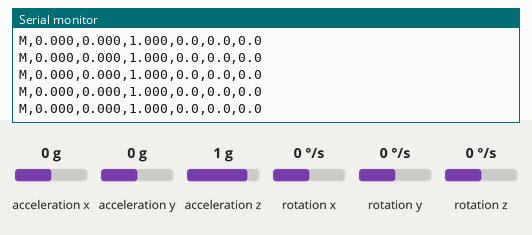
This sketch was run on a simulated Arduino Uno, built with avr-gcc and run on an emulated ATmega328P. On the bench: the last lines printed to the serial monitor. Wiring (inferred from the names in the program): MPU-6050 motion sensor at I2C address 0x68. Inputs (shaded band) come from the test bench; at power-on: acceleration z 1 g, acceleration x 0 g, acceleration y 0 g, rotation x 0 °/s, rotation y 0 °/s, rotation z 0 °/s.

Above: at 2.3 s.
2.4 s: acceleration z set to 0 g
At 3.3 s:
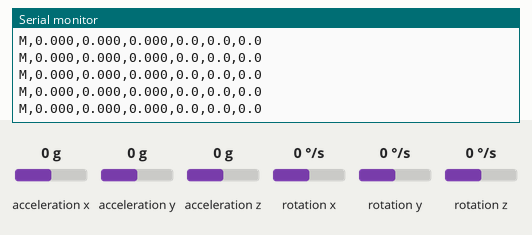
5.4 s: acceleration x set to -1.4 g
At 6.4 s:
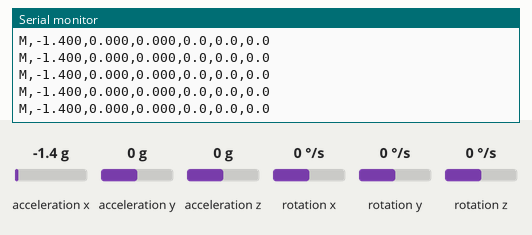
8.4 s: acceleration y set to -1.4 g
At 8.9 s:
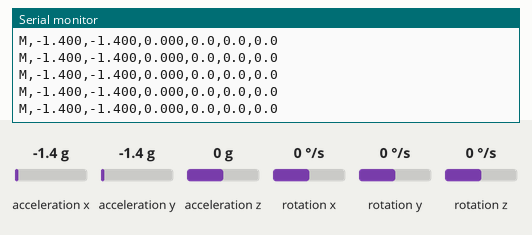
9.9 s: rotation x set to -192 °/s
At 10.9 s:
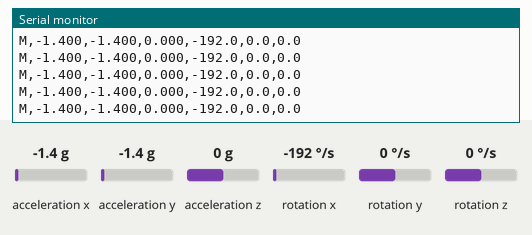
11.4 s: rotation y set to -192 °/s
At 12.4 s:
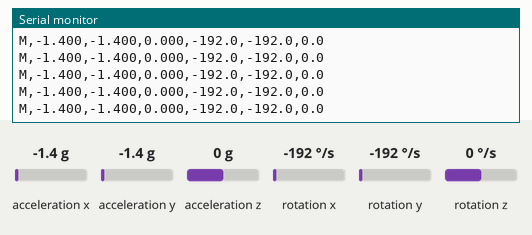

The sketch:

steady_mpu6050.ino
```cpp
// Steady — Arduino UNO + MPU6050 demo.
//
// Talks to the MPU6050 over I2C directly (no library to install) and prints the
// same text lines the UNO Q relay uses, so the dashboard reads it over USB:
//
//   I,UNO-MPU1,1.2.0           device id and firmware, every 2 s
//   M,ax,ay,az,gx,gy,gz        accel in g, gyro in deg/s — both real
//
// Wiring (MPU6050 breakout, AD0 tied low so the address is 0x68):
//
//   VCC -> 5V      GND -> GND
//   SDA -> A4      SCL -> A5
//   AD0 -> GND     (optional; most boards pull it low already)
//
// Keep the board still for the first second after reset: the sketch measures
// the gyro's zero-rate offset then. Ranges are ±8 g and ±250 °/s; readings are
// sent in g and °/s, so the dashboard doesn't care which range is set. Change
// ACCEL_LSB_PER_G / GYRO_LSB_PER_DPS if you edit the configuration registers.
//
// The MPU6050 is real, and so is fall detection: the board watches for
// weightlessness, then a hard impact, then a change of posture (checkFall()).
// Heart rate, battery and signal stay simulated on the server.

#include <Wire.h>

// Which I2C bus the MPU6050 sits on.
//   UNO Q: the pins labelled SDA/SCL are D20/D21 (plain Wire); A4/A5 are the
//          board's third bus (Wire2). beginSensor() probes both and keeps the one
//          that answers at 0x68, so either wiring works.
//   Classic UNO R3 / UNO WiFi Rev2: A4/A5 are the only bus.
#if defined(ARDUINO_ARCH_ZEPHYR)
static TwoWire *bus = &Wire;
static TwoWire *const altBus = &Wire2;
#else
static TwoWire *bus = &Wire;
static TwoWire *const altBus = nullptr;
#endif

const uint8_t MPU_ADDR = 0x68;
const uint8_t REG_CONFIG = 0x1A;
const uint8_t REG_GYRO_CONFIG = 0x1B;
const uint8_t REG_ACCEL_CONFIG = 0x1C;
const uint8_t REG_ACCEL_XOUT_H = 0x3B;
const uint8_t REG_PWR_MGMT_1 = 0x6B;
const uint8_t REG_WHO_AM_I = 0x75;

// ±8 g, so hard landings aren't clipped (at ±2 g the 3.0 g hard-impact rule could
// never fire), and ±250 °/s
const float ACCEL_LSB_PER_G = 4096.0;
const float GYRO_LSB_PER_DPS = 131.0;

const unsigned long SAMPLE_MS = 20;   // how often an M line is printed
const unsigned long DETECT_MS = 5;    // how often the sensor is read for fall detection
                                      // A landing spike lasts a few tens of ms, so it has
                                      // to be sampled far faster than the serial link.
const unsigned long INFO_MS = 2000;  // re-announce the device so the page can (re)connect
const uint16_t GYRO_SAMPLES = 200;   // zero-rate calibration at startup

float gyroBiasX = 0;
float gyroBiasY = 0;
float gyroBiasZ = 0;
bool ready = false;

// ---- Fall detection -------------------------------------------------------
// A drop is weightlessness followed by a hard impact. A real fall usually ends
// with the body lying at a different angle too, so a big posture change counts
// as a confirmation, but a board dropped flat lands without one: a very hard
// impact is enough on its own. The thresholds are a starting point; tune them
// against real drops.
const float FREEFALL_G = 0.60;         // |a| below this means nothing is holding it up
const float IMPACT_G = 1.8;            // spike when it lands
const unsigned long IMPACT_WINDOW_MS = 1200;
const unsigned long SETTLE_MS = 250;   // let the landing bounce die down
const float TILT_DELTA_MIN = 40.0;     // degrees of posture change
const float HARD_IMPACT_G = 3.0;       // a landing this hard counts even if it lands flat
const unsigned long FALL_COOLDOWN_MS = 5000;

bool inAir = false;
bool landing = false;
unsigned long airAt = 0;
unsigned long impactAt = 0;
unsigned long lastFall = 0;
float peakG = 0;
float uprightX = 0, uprightY = 0, uprightZ = 1;  // gravity while it is still supported
float preX = 0, preY = 0, preZ = 1;              // gravity just before the drop

static float norm3(float x, float y, float z) { return sqrtf(x * x + y * y + z * z); }

/** Angle in degrees between two gravity vectors */
static float tiltBetween(float ax, float ay, float az, float bx, float by, float bz) {
  const float na = norm3(ax, ay, az);
  const float nb = norm3(bx, by, bz);
  if (na < 0.3f || nb < 0.3f) return 0;
  float c = (ax * bx + ay * by + az * bz) / (na * nb);
  if (c > 1.0f) c = 1.0f;
  if (c < -1.0f) c = -1.0f;
  return acosf(c) * 180.0f / PI;
}

static void reportFall(float peak, float tilt) {
  lastFall = millis();
  int confidence = 55 + (int)((peak - IMPACT_G) * 12.0f) + (int)((tilt - TILT_DELTA_MIN) * 0.6f);
  if (confidence > 98) confidence = 98;
  if (confidence < 60) confidence = 60;
  Serial.print(F("F,"));
  Serial.print(peak, 1);
  Serial.print(',');
  Serial.print(tilt, 0);
  Serial.print(',');
  Serial.println(confidence);
}

static void checkFall(float ax, float ay, float az) {
  const unsigned long now = millis();
  const float g = norm3(ax, ay, az);

  if (now - lastFall < FALL_COOLDOWN_MS) return;

  if (!inAir && !landing) {
    if (g < FREEFALL_G) {
      inAir = true;
      airAt = now;
      peakG = 0;
      preX = uprightX; preY = uprightY; preZ = uprightZ;
      Serial.println(F("# weightless"));
    } else if (g > 0.7f) {
      uprightX = ax; uprightY = ay; uprightZ = az;
    }
    return;
  }

  if (inAir) {
    if (g > peakG) peakG = g;
    if (g > IMPACT_G && now - airAt <= IMPACT_WINDOW_MS) {
      inAir = false;
      landing = true;
      impactAt = now;
      Serial.print(F("# impact "));
      Serial.print(g, 1);
      Serial.println(F(" g"));
    } else if (now - airAt > IMPACT_WINDOW_MS) {
      inAir = false;  // a fast gesture, not a drop
    }
    return;
  }

  if (landing && now - impactAt >= SETTLE_MS) {
    landing = false;
    const float delta = tiltBetween(preX, preY, preZ, ax, ay, az);
    if (delta >= TILT_DELTA_MIN || peakG >= HARD_IMPACT_G) reportFall(peakG, delta);
  }
}

void writeRegister(uint8_t reg, uint8_t value) {
  bus->beginTransmission(MPU_ADDR);
  bus->write(reg);
  bus->write(value);
  bus->endTransmission();
}

uint8_t readRegister(uint8_t reg) {
  bus->beginTransmission(MPU_ADDR);
  bus->write(reg);
  if (bus->endTransmission(false) != 0) return 0;
  if (bus->requestFrom(MPU_ADDR, (uint8_t)1) != 1) return 0;
  return bus->read();
}

/** Reads accel, temperature and gyro in one burst. Returns false if the bus failed. */
bool readMotion(int16_t &ax, int16_t &ay, int16_t &az, int16_t &gx, int16_t &gy, int16_t &gz) {
  bus->beginTransmission(MPU_ADDR);
  bus->write(REG_ACCEL_XOUT_H);
  if (bus->endTransmission(false) != 0) return false;
  if (bus->requestFrom(MPU_ADDR, (uint8_t)14) != 14) return false;

  ax = (int16_t)((bus->read() << 8) | bus->read());
  ay = (int16_t)((bus->read() << 8) | bus->read());
  az = (int16_t)((bus->read() << 8) | bus->read());
  (void)((bus->read() << 8) | bus->read());  // temperature, not used
  gx = (int16_t)((bus->read() << 8) | bus->read());
  gy = (int16_t)((bus->read() << 8) | bus->read());
  gz = (int16_t)((bus->read() << 8) | bus->read());
  return true;
}

void calibrateGyro() {
  int32_t sx = 0, sy = 0, sz = 0;
  uint16_t counted = 0;
  for (uint16_t i = 0; i < GYRO_SAMPLES; i++) {
    int16_t ax, ay, az, gx, gy, gz;
    if (readMotion(ax, ay, az, gx, gy, gz)) {
      sx += gx;
      sy += gy;
      sz += gz;
      counted++;
    }
    delay(5);
  }
  if (!counted) return;
  gyroBiasX = (float)sx / counted;
  gyroBiasY = (float)sy / counted;
  gyroBiasZ = (float)sz / counted;
  Serial.print(F("# gyro bias (raw) "));
  Serial.print(gyroBiasX, 1);
  Serial.print(' ');
  Serial.print(gyroBiasY, 1);
  Serial.print(' ');
  Serial.println(gyroBiasZ, 1);
}

static bool probeBus(TwoWire *w) {
  w->begin();
  w->setClock(400000);
  w->beginTransmission(MPU_ADDR);
  if (w->endTransmission() != 0) return false;
  return readRegister(REG_WHO_AM_I) == 0x68;
}

bool beginSensor() {
  bus = &Wire;
  bool found = probeBus(bus);
  if (!found && altBus) {
    bus = altBus;
    found = probeBus(bus);
  }
  if (!found) {
    bus = &Wire;
    return false;
  }
  Serial.println(bus == altBus ? F("# MPU6050 on A4/A5 (Wire2)") : F("# MPU6050 on SDA/SCL (Wire)"));

  writeRegister(REG_PWR_MGMT_1, 0x00);  // wake up
  delay(50);
  writeRegister(REG_CONFIG, 0x03);       // 44 Hz digital low-pass filter
  writeRegister(REG_GYRO_CONFIG, 0x00);  // ±250 °/s
  writeRegister(REG_ACCEL_CONFIG, 0x10); // ±8 g (AFS_SEL=2), matches ACCEL_LSB_PER_G
  delay(20);
  calibrateGyro();
  return true;
}

void announce() {
  Serial.println(F("I,UNO-MPU1,1.2.0"));
}

void setup() {
  Serial.begin(115200);
  unsigned long started = millis();
  while (!Serial && millis() - started < 2000) {
    // wait for USB, harmless when nothing is listening
  }

  ready = beginSensor();
  if (!ready) {
    // Lines starting with '#' are ignored by the dashboard's parser
    Serial.println(F("# MPU6050 not found at 0x68. Check VCC/GND and the SDA/SCL wiring."));
  }
  announce();
}

void loop() {
  static unsigned long lastSample = 0;
  static unsigned long lastRead = 0;
  static unsigned long lastInfo = 0;
  static unsigned long lastRetry = 0;
  const unsigned long now = millis();

  if (!ready && now - lastRetry >= 5000) {
    lastRetry = now;
    ready = beginSensor();
    if (ready) {
      Serial.println(F("# MPU6050 connected"));
      announce();
    }
  }

  if (now - lastInfo >= INFO_MS) {
    announce();
    lastInfo = now;
  }

  if (now - lastRead < DETECT_MS) return;
  lastRead = now;

  int16_t rax, ray, raz, rgx, rgy, rgz;
  if (!readMotion(rax, ray, raz, rgx, rgy, rgz)) return;

  const float ax = rax / ACCEL_LSB_PER_G;
  const float ay = ray / ACCEL_LSB_PER_G;
  const float az = raz / ACCEL_LSB_PER_G;
  const float gx = (rgx - gyroBiasX) / GYRO_LSB_PER_DPS;
  const float gy = (rgy - gyroBiasY) / GYRO_LSB_PER_DPS;
  const float gz = (rgz - gyroBiasZ) / GYRO_LSB_PER_DPS;

  // Detection runs on every read; printing stays at the dashboard's rate.
  checkFall(ax, ay, az);

  if (now - lastSample < SAMPLE_MS) return;
  lastSample = now;

  Serial.print(F("M,"));
  Serial.print(ax, 3);
  Serial.print(',');
  Serial.print(ay, 3);
  Serial.print(',');
  Serial.print(az, 3);
  Serial.print(',');
  Serial.print(gx, 1);
  Serial.print(',');
  Serial.print(gy, 1);
  Serial.print(',');
  Serial.print(gz, 1);
  Serial.println();
}
```

Measured:
- after the input at 2.4 s, the serial monitor: prints a new line at once (image 1)
- after the input at 5.4 s, the serial monitor: prints a new line at once (image 2)
- after the input at 8.4 s, the serial monitor: prints a new line at once (image 3)
- after the input at 9.9 s, the serial monitor: prints a new line at once (image 4)
- after the input at 11.4 s, the serial monitor: prints a new line at once (image 5)
